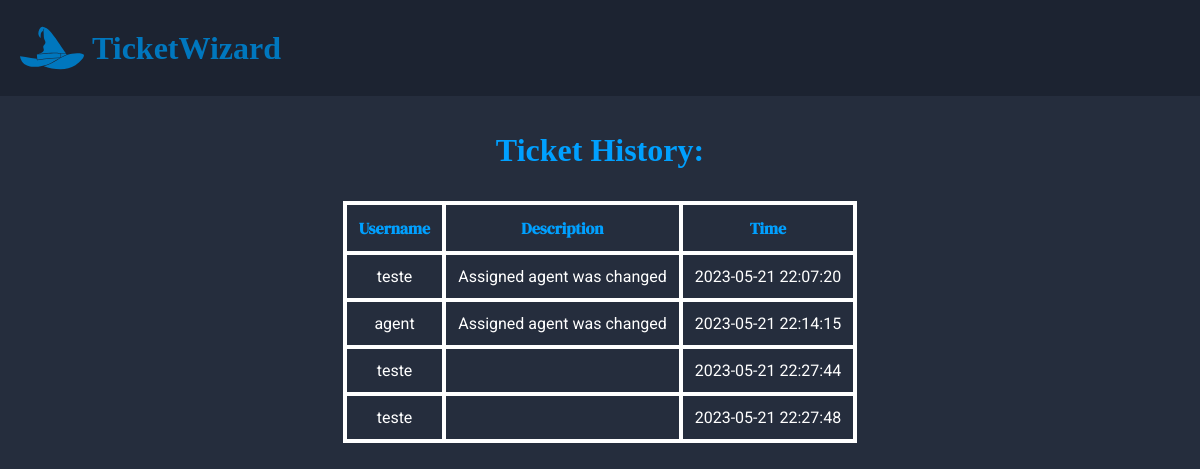
Before: /pages/ticketHistory.php?id=1 (signed in) with the older database file.
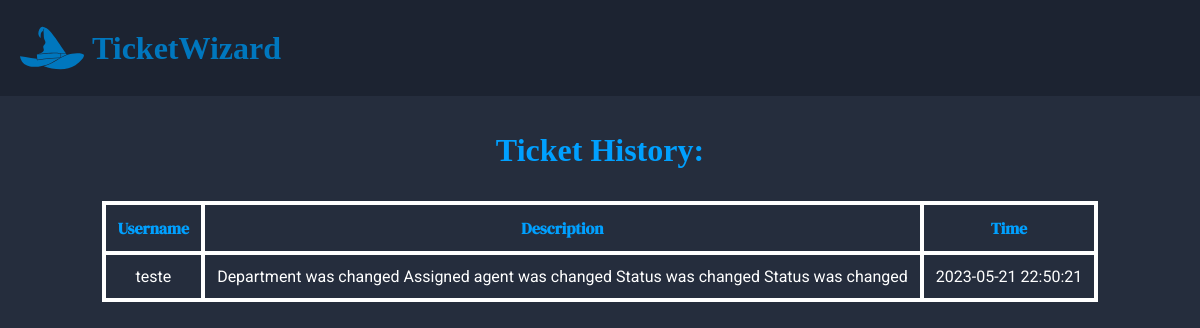
After: the same page with the newer database file.
### tables this page shows
CREATE TABLE Event(
--ID'S
    id INTEGER PRIMARY KEY AUTOINCREMENT,
    user_id INTEGER NOT NULL,
    ticket_id INTEGER NOT NULL,


    --CONTENT
    title VARCHAR(100) NOT NULL,
    content TEXT NOT NULL,
    created_at DEFAULT CURRENT_TIMESTAMP,

    --FOREIGN KEYS
    FOREIGN KEY (user_id) REFERENCES User(id),
    FOREIGN KEY (ticket_id) REFERENCES Ticket(id)

);

CREATE TABLE User (
    --ID'S
    id INTEGER PRIMARY KEY AUTOINCREMENT,

    --CONTENT
    username VARCHAR(50) NOT NULL,
    password VARCHAR(50) NOT NULL,
    email VARCHAR(50) NOT NULL,
    full_name VARCHAR(100) NOT NULL,
    image VARCHAR(100),
    created_at TIMESTAMP DEFAULT CURRENT_TIMESTAMP
);

### database/Ticket.class.php (called while the page is built, shortened)
<?php
function getEvents($db,$id){
    $stmt = $db->prepare('
    SELECT *
    FROM Event
    WHERE ticket_id = ?
    ');
    $stmt->execute(array($id));
    $events = $stmt->fetchAll();
    return $events;
}

### database/User.class.php (called while the page is built, shortened)
<?php
class User{
    public function __construct(?int $id, string $username, string $password, string $email, string $fullName,string $image) {
        $this->fullName = $fullName;
    }
    static function getUser($db, int $id) {
        $stmt = $db->prepare('
        SELECT *
        FROM User
        WHERE id = ?
        ');
        $stmt->execute(array($id));
        $user = $stmt->fetch();
        return new User(
            $user['id'],
            $user['username'],
            $user['password'],
            $user['email'],
            $user['full_name'],
            $user['image']
        );
    }
}
?>

### templates/ticketHistory.tpl.php (the view, shortened to what this page needs)
<?php function drawTicketHistory($db, $events) { ?>
    <!DOCTYPE html>
    <html lang="en">
        <head>
            <link rel="stylesheet" href="../style/constants.css">
            <link rel="stylesheet" href="../style/navigation.css">
            <link rel="stylesheet" href="../style/ticketHistory.css">
        </head>
        <body>
        <header>
            <div class="logo" onclick="history.back()">
                <h1 class="unselectable">TicketWizard</h1>
            </div>
        </header>
            <main>
                <div class="main-content">
                    <h1 class="history-title">Ticket History:</h1>
                    <table class="history-table">
                        <tr>
                            <th>Username</th>
                            <th>Description</th>
                            <th>Time</th>
                        </tr>
                        <?php foreach ($events as $event) : ?>
                            <tr>
                                <?php
                                    $user = User::getUser($db,$event['user_id']);
                                ?>
                                <td><?= $user->fullName; ?></td>
                                <td><?= $event['content']; ?></td>
                                <td><?= $event['created_at']; ?></td>
                            </tr>
                        <?php endforeach; ?>
                    </table>
                </div>
            </main>
        </body>
    </html>
<?php } ?>

Changed rows visible on the page:
removed event: user.full_name "agent", content "Assigned agent was changed", created_at "2023-05-21 22:14:15"
removed event: ticket.full_name "teste", created_at "2023-05-21 22:27:44"
removed event: ticket.full_name "teste", created_at "2023-05-21 22:27:48"
changed event "teste": content "Assigned agent was changed" → "Department was changed Assigned agent was changed Status was changed Status was changed"; created_at "2023-05-21 22:07:20" → "2023-05-21 22:50:21"
